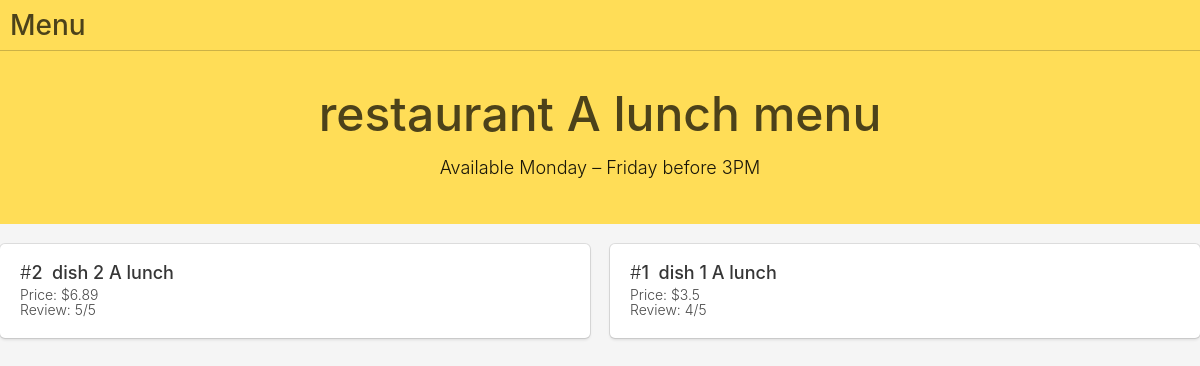
Page /menu/1/ on the committed database.
### canteen/models.py (models this page shows, shortened)
class Menu(models.Model):
    id = models.IntegerField(primary_key=True)
    name = models.CharField(max_length=30)
    info = models.CharField(max_length = 200)
    last_updated = models.DateTimeField(auto_now_add=True)
    restaurant = models.ForeignKey(Canteen)
    menu_type = models.CharField(max_length=10, null=True)

class Dish(models.Model):
    id = models.IntegerField(primary_key=True)
    num = models.CharField(max_length=10, null=True)
    name = models.CharField(max_length=100)
    price = models.FloatField(null=True)
    menu = models.ForeignKey(Menu, null=True)
    restaurant = models.ForeignKey(Canteen, null=True)
    nums_stars = models.IntegerField(null=True, blank=True)
    class Meta:
        ordering = ['-nums_stars']

### canteen/views.py (the view)
# urls.py: url(r'^menu/(?P<menu_ID>\d+)/$', views.menu, name='menu_view'),
def menu(request, menu_ID):
    try:
        idx = int(menu_ID)
        menu = Menu.objects.get(id = idx)
    except ValueError:
        raise Http404()
    dish_list = Dish.objects.filter(menu_id=idx)
    return render(request, 'canteen/menu.html', {'canteen': menu.restaurant,'menu': menu, 'dish_list': dish_list})

### canteen/templates/canteen/menu.html (shortened to what this page needs)
<!DOCTYPE html>
<html>
    <head>
        {% load static %}
        <link rel="stylesheet" href="{% static 'canteen/bulma/css/bulma.css' %}" />
        <link rel="stylesheet" href="{% static 'canteen/font-awesome-4.7.0/css/font-awesome.min.css' %}" />
    </head>
    <body>
    <section class="hero is-warning">
    <div class="hero-head">
      <header class="nav">
        <div class="container">
          <div class="nav-item">
            <a class="title" href="">
              <strong>Menu</strong>
            </a>
          </div>
          <div class="nav-right nav-menu">
            <span class="nav-item">
            </span>
          </div>
        </div>
      </header>
    </div>
    <div class="hero-body">
      <div class="container has-text-centered">
        <h1 class="title is-1">
       	{% if menu %}
          <strong>{{ menu.name }}</strong>
          <div class="subtitle">
            <br>{{ menu.info }}
          </div>
         {% endif %}
        </h1>
      </div>
    </div>
      </section>
  <div class="container">
    <div class="column is-narrow"></div>
       {% for each in dish_list %}
           {% if forloop.counter0|divisibleby:2 %}
           		<div class="columns">
           {% endif %}
   				<div class="column is-half">
   					<div class="box">
                  <p class="title is-5">#<strong>{{ each.num }}&nbsp;&nbsp;{{ each.name }}</strong></p>
      					  <p class="subtitle is-6">
      					  	Price: ${{ each.price }}
      					  	<br>
      					    Review: {{ each.nums_stars }}/5</p>
   				  </div>
   				</div>
   			{% if not forloop.counter0|divisibleby:2 %}
   			 	</div>
    		{% endif %}
       {% endfor %}
	</div>
</body>
</html>

### rows in the picture
Menu: name "restaurant A lunch menu", info "Available Monday – Friday before 3PM"
Dish: num "2", name "dish 2 A lunch", price "6.89", nums_stars "5"
Dish: num "1", name "dish 1 A lunch", price "3.5", nums_stars "4"
